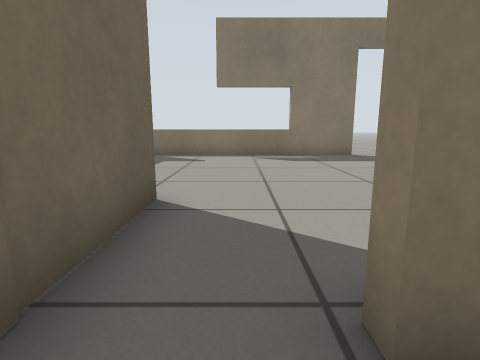
[1] (above)

12 first-person views from a walk through a Gazebo world. The camera is 0.5 m above the floor, tilts 10° down and sees 80° across. The floor is counted in squares, 0.5 m on a side. Each view is taken from the middle of a square. On the plan, view 1 faces up. The plan holds only what a view shows up to about 11 squares ahead; the rest is blank.

[2]
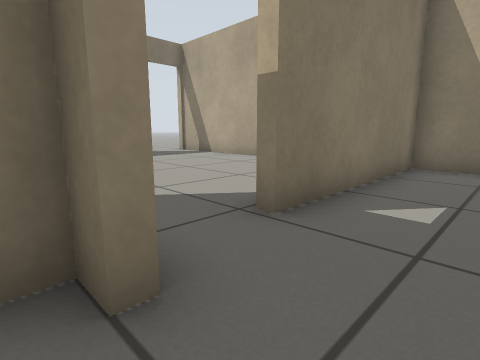

[3]
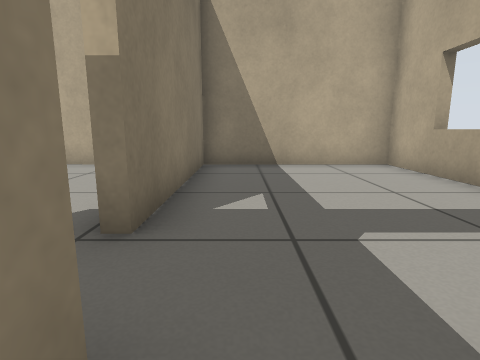

[4]
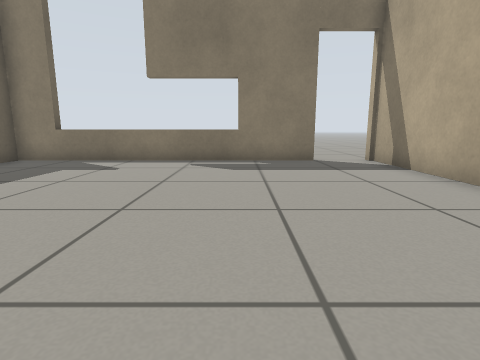

[5]
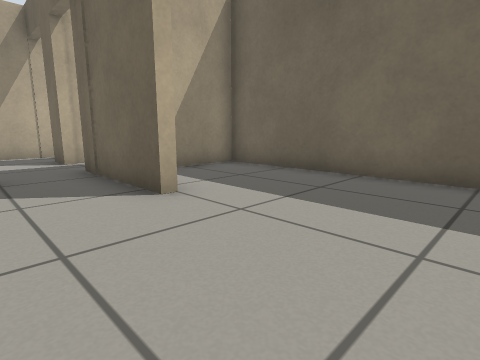

[6]
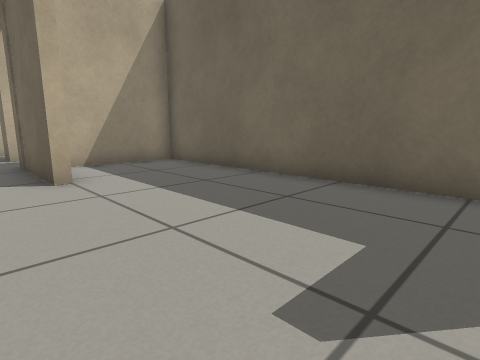

[7]
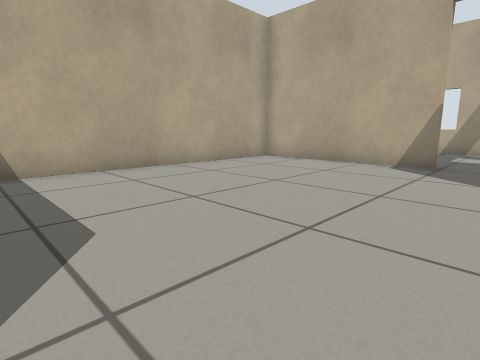

[8]
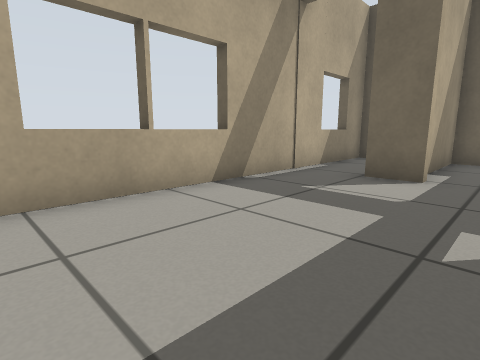

[9]
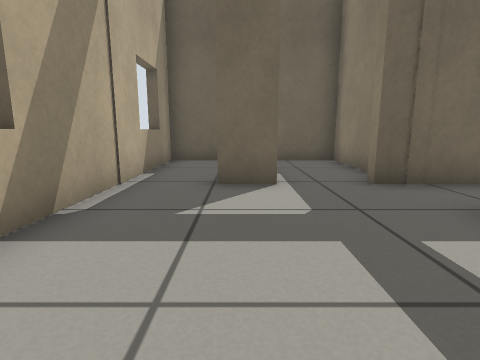

[10]
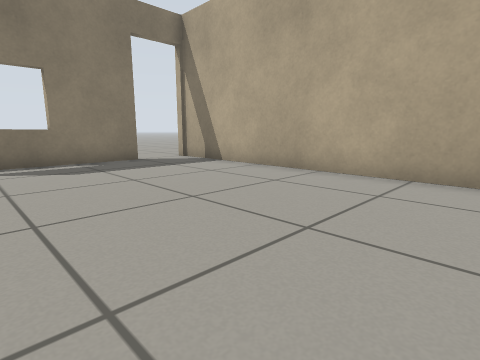

[11]
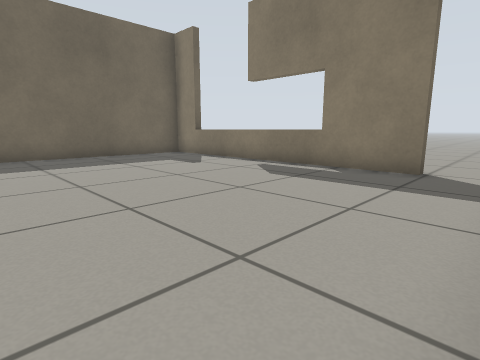

[12]
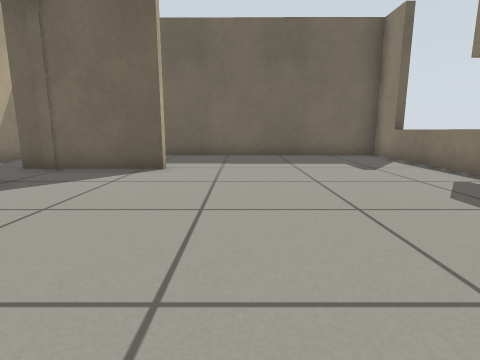

### Floor plan
Ten units are one square. View 1 is at (0, 0); x grows to the right and y downward. Boxes are objects, and circles mark ways between rooms. Rooms are numbered by the first view taken in them; rooms with no view inside come last. Other rooms are left out.
<svg viewBox="-58 -118 126 165">
<path fill="none" stroke="#000" d="M-12 13 -12 25M-10 42 62 42 62 -10 6 -10M-15 -10 -53 -10 -53 15 -15 15M-16 -41 -12 -41 -12 -5M6 -14 62 -14 63 -106M45 -113 -52 -113 -53 -14 -21 -14M-53 26 -53 42 -10 42"/>
<circle cx="-8" cy="-2" r="3" fill="#2a7"/>
<text x="20" y="10">1</text>
<text x="-30" y="0">2</text>
<text x="10" y="-60">3</text>
<text x="-30" y="30">4</text>
</svg>
Room 1 opens to room 2.

Where each view was taken, in squares from view 1:
view 1: 0 up, 0 right, facing up
view 2: 1 down, 2 left, facing up-right
view 3: 0 up, 2 left, facing right
view 4: 2 up, 2 right, facing up
view 5: 8 up, 1 right, facing down-left
view 6: 10 up, 0 right, facing down-left
view 7: 10 up, 1 left, facing down-right
view 8: 0 up, 5 right, facing down-left
view 9: 2 down, 4 right, facing left
view 10: 2 up, 0 right, facing up-right
view 11: 4 up, 6 right, facing up-left
view 12: 6 up, 6 right, facing left
